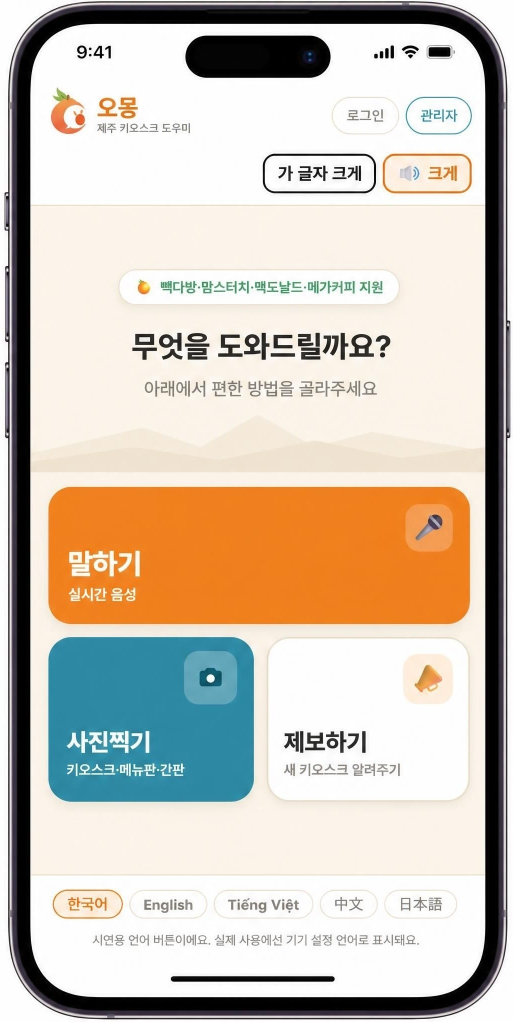
#> input picture assets/omong-mockup-original.jpg, 1026 x 2044 px (shown at 1/2 size)
$ python -i phone_norm.py   (imports and definitions only)
#> lines starting #> are read from the running program, lines starting #| are printed output that depends on the picture; after the words box and inside, x2 and y2 are one past the last pixel; in counts of white or black regions, pixels touching at a corner belong together
# -*- coding: utf-8 -*-
"""폰 목업 캡처를 잘라내지 않고 같은 크기로 맞춘다.

캡처마다 브라우저 창 높이가 달라 비율이 1.51 ~ 2.04까지 벌어져 있다.
잘라 맞추면 화면이 잘리고, 여백을 대면 카드 안에 흰 띠가 남는다.
그래서 배경만 있는 줄 — 바로 윗줄과 거의 같은 줄 — 을 찾아
그 줄만 늘리거나 지워 목표 비율을 만든다. 내용은 한 픽셀도 잃지 않는다.

마지막에 목업 라운드를 알파로 깎아 카드 배경 위에 깔끔하게 얹는다.

사용 — python tools/phone_norm.py <입력> <출력> [목표가로 목표세로]
"""
import sys
from PIL import Image, ImageDraw

TW, TH = 428, 882    # 그림자를 걷어 내면 11장이 모두 이 크기다. 확대 없이 원본 그대로 쓴다
FLAT = 2.0           # 이 값 아래면 '윗줄과 같은 줄'로 본다
MINRUN = 12          # 이만큼 이어진 평평한 구간에서만 손댄다
EDGE = 3             # 구간 양 끝은 경계라 건드리지 않는다
RADIUS = 30          # 목업에 박힌 라운드(27px)보다 살짝 크게 깎아 코너를 깔끔하게 만든다


STEP = 14   # 이만큼 한 픽셀에 튀면 목업 경계로 본다


def _rough_box(im, tol=45):
    """배경(x 방향으로 색이 같은 세로 그라데이션)에서 벗어나는 영역을 크게 잡는다."""
    px = im.load()
    w, h = im.size
    x0, y0, x1, y1 = w, h, -1, -1
    for y in range(h):
        b = px[0, y]
        for x in range(w):
            p = px[x, y]
            if abs(p[0] - b[0]) + abs(p[1] - b[1]) + abs(p[2] - b[2]) > tol:
                x0 = min(x0, x)
                x1 = max(x1, x)
                y0 = min(y0, y)
                y1 = max(y1, y)
    return None if x1 < 0 else (x0, y0, x1 + 1, y1 + 1)


def _edge(prof, forward):
    """밝기 프로파일에서 계단처럼 꺾이는 첫 지점을 찾는다.

    목업 경계는 한 픽셀에서 확 바뀌고, 그림자는 완만하게 변한다.
    그래서 바깥에서부터 훑어 처음으로 크게 튀는 곳이 목업의 끝이다.
    """
    n = len(prof)
    rng = range(n - 1) if forward else range(n - 1, 0, -1)
    for i in rng:
        j = i + 1 if forward else i - 1
        if abs(prof[j] - prof[i]) >= STEP:
            return j
    return 0 if forward else n - 1


def trim_mockup(im, tol=45):
    """폰 목업 밖의 베이지 배경과 그림자를 걷어 내고 목업 사각형만 남긴다.

    그림자가 배경보다 어두워 한 번에 잡으면 목업 아래 여백까지 딸려 온다.
    그래서 크게 한 번 잡은 뒤, 그 안에서 경계를 다시 정확히 짚는다.
    """
    box = _rough_box(im, tol)
    if box is None:
        return im
    return im.crop(_strip_shadow(im, box))


def _shadowish(c):
    """배경 베이지에 그림자가 덮인 색인가.

    목업 내부는 흰색(255)이나 앱 크림(밝기 243 이상)이거나 검은 바(어둡다)다.
    그림자 진 베이지만 밝기가 중간이면서 R > G > B 색조를 유지한다.
    """
    r, g, b = c
    L = (r * 299 + g * 587 + b * 114) / 1000.0
    return 150 < L < 242 and 14 <= r - b <= 48 and r >= g >= b


def _strip_shadow(im, box):
    """목업 네 변에 붙은 그림자 띠를 걷어 낸다."""
    px = im.load()
    x0, y0, x1, y1 = box

    def band(pts):
        n = len(pts)
        s = [0, 0, 0]
        for p in pts:
            c = px[p[0], p[1]]
            s[0] += c[0]
            s[1] += c[1]
            s[2] += c[2]
        return (s[0] / n, s[1] / n, s[2] / n)

    for _ in range(120):
        cx = list(range(x0 + (x1 - x0) // 3, x0 + (x1 - x0) * 2 // 3, 2))
        cy = list(range(y0 + (y1 - y0) // 3, y0 + (y1 - y0) * 2 // 3, 2))
        moved = False
        if y1 - y0 > 200 and _shadowish(band([(x, y1 - 1) for x in cx])):
            y1 -= 1
            moved = True
        if y1 - y0 > 200 and _shadowish(band([(x, y0) for x in cx])):
            y0 += 1
            moved = True
        if x1 - x0 > 200 and _shadowish(band([(x1 - 1, y) for y in cy])):
            x1 -= 1
            moved = True
        if x1 - x0 > 200 and _shadowish(band([(x0, y) for y in cy])):
            x0 += 1
            moved = True
        if not moved:
            break
    return (x0, y0, x1, y1)


def _rowdiff(im, pad=16):
    """줄마다 바로 윗줄과의 평균 색 차이를 낸다."""
    px = im.load()
    w, h = im.size
    xs = list(range(pad, w - pad, 2))
    n = float(len(xs)) * 3
    out = [999.0]
    prev = [px[x, 0] for x in xs]
    for y in range(1, h):
        cur = [px[x, y] for x in xs]
        s = 0
        for a, b in zip(prev, cur):
            s += abs(a[0] - b[0]) + abs(a[1] - b[1]) + abs(a[2] - b[2])
        out.append(s / n)
        prev = cur
    return out


def _flat_runs(d, h, skip_top, skip_bot):
    """평평한 줄이 이어진 구간을 [(start, end)]로 모은다."""
    runs, s = [], None
    for y in range(h):
        ok = d[y] < FLAT and skip_top <= y < h - skip_bot
        if ok and s is None:
            s = y
        elif not ok and s is not None:
            if y - s >= MINRUN:
                runs.append((s + EDGE, y - EDGE))
            s = None
    if s is not None and h - skip_bot - s >= MINRUN:
        runs.append((s + EDGE, h - skip_bot - EDGE))
    return [r for r in runs if r[1] > r[0]]


def _pick(runs, need):
    """구간 길이에 비례해 손댈 줄을 고른다. 한 곳에 몰리지 않게 흩는다."""
    total = sum(b - a for a, b in runs)
    if total < need:
        return None
    picks = []
    left = need
    for i, (a, b) in enumerate(runs):
        ln = b - a
        k = need * ln // total if i < len(runs) - 1 else left
        k = min(k, ln, left)
        if k > 0:
            step = ln / float(k)
            picks += [a + int(j * step) for j in range(k)]
            left -= k
    return sorted(set(picks))[:need]


def normalize(path, out, tw=TW, th=TH):
#> called with path = '../assets/omong-mockup-original.jpg', out = 'out.png', tw = 428, th = 882
    im = Image.open(path)
#> im is the input picture: PIL image 1026x2044 RGB; mean R, G, B 205.2, 195.4, 182.8
    if im.mode != 'RGB':
        bg = Image.new('RGB', im.size, (255, 255, 255))
        im = im.convert('RGBA')
        bg.paste(im, mask=im.split()[-1])
        im = bg

    ow, oh = im.size
#> ow = 1026; oh = 2044
    im = trim_mockup(im)
#> the loop in _rough_box, `for y in range(h):` made 2044 passes
#> b on passes 1 to 3: (254, 254, 254), (254, 254, 254), (254, 254, 254)
#> in trim_mockup, `box = _rough_box(im, tol)`: box = (7, 2, 1022, 2039)
#> in _strip_shadow, `x0, y0, x1, y1 = box`: x0 = 7; y0 = 2; x1 = 1022; y1 = 2039
#> the loop in _strip_shadow, `for _ in range(120):` made 1 pass
#> after the loop in _strip_shadow, `for _ in range(120):`: x0 = 7; x1 = 1022; y0 = 2; y1 = 2039
#> in trim_mockup, `return im.crop(_strip_shadow(im, box))`:
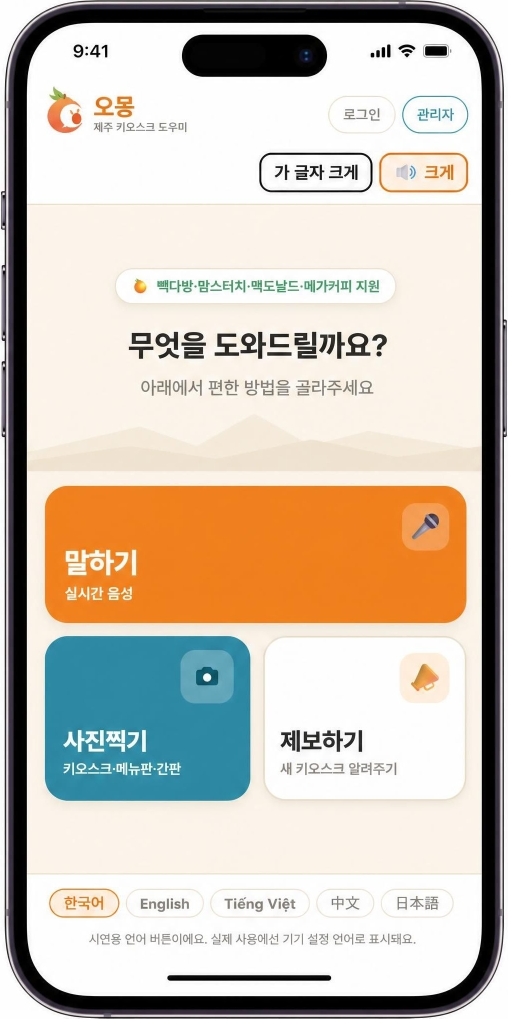
#> returned value: PIL image 1015x2037 RGB (shown at 1/2 size); mean R, G, B 204.5, 194.6, 181.8
    w, h = im.size
#> w = 1015; h = 2037
    nh = int(round(h * tw / float(w)))
#> nh = 859
    im = im.resize((tw, nh), Image.LANCZOS)
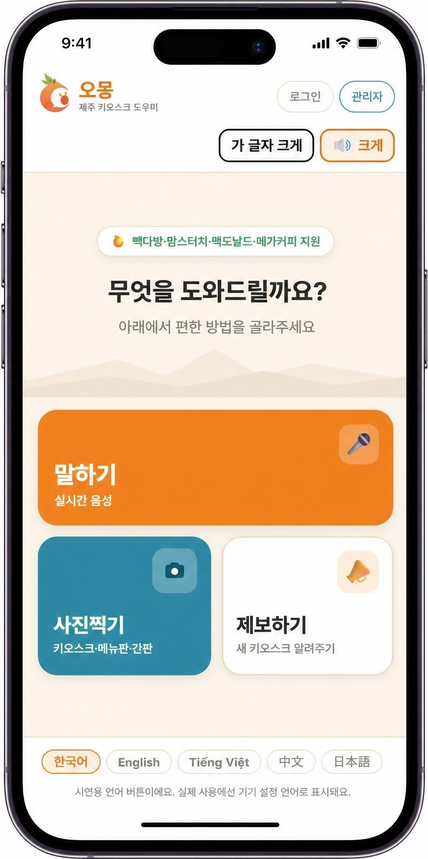
#> im: PIL image 428x859 RGB; mean R, G, B 204.4, 194.5, 181.8

    need = th - nh
#> need = 23
    if need != 0:
        d = _rowdiff(im)
#> in _rowdiff, `prev = [px[x, 0] for x in xs]`: prev = 198 items, first 6: (254, 254, 254), (254, 254, 254), (253, 253, 253), (254, 254, 254), (254, 254, 254), (254, 254, 254)
#> after the loop in _rowdiff, `for y in range(1, h):`: out = 859 values, max 999 at index 0, min 0 at index 193, mean 7.51
#> d has the same summary as out in _rowdiff
        # 상단 헤더 바와 하단 입력 바는 비율을 지켜야 자연스럽다
        runs = _flat_runs(d, nh, skip_top=int(nh * .09), skip_bot=int(nh * .06))
#> the loop in _flat_runs, `for y in range(h):` made 859 passes
#> ok on passes 1 to 12: False, False, False, False, False, False, False, False, False, False, False, False
#> after the loop in _flat_runs, `for y in range(h):`: runs = [(117, 124), (177, 223), (261, 276), (307, 317), (338, 394), (417, 460), (511, 518), (552, 565), (582, 590), (597, 612), (658, 669), (682, 732)]
        picks = _pick(runs, abs(need))
#> in _pick, `total = sum(b - a for a, b in runs)`: total = 281
#> the loop in _pick, `for i, (a, b) in enumerate(runs):` made 12 passes
#> (a, b, ln, k, step, picks, left) on passes 2, 3, 5, 6, 8: (177, 223, 46, 3, 15.33, [177, 192, 207], 20), (261, 276, 15, 1, 15, [177, 192, 207, 261], 19), (338, 394, 56, 4, 14, [177, 192, 207, 261, 338, 352, 366, 380], 15), (417, 460, 43, 3, 14.33, [177, 192, 207, 261, 338, 352, 366, 380, 417, 431, 445], 12), (552, 565, 13, 1, 13, [177, 192, 207, 261, 338, 352, 366, 380, 417, 431, 445, 552], 11)
#> (a, b, ln, k, step, left) on passes 10, 12: (597, 612, 15, 1, 15, 10), (682, 732, 50, 10, 5, 0)
#> after the loop in _pick, `for i, (a, b) in enumerate(runs):`: left = 0
#> picks = [177, 192, 207, 261, 338, 352, 366, 380, 417, 431, 445, 552, 597, 682, 687, 692, 697, 702, 707, 712, 717, 722, 727]
        if picks is None:
            raise SystemExit('%s — 평평한 줄이 부족하다 (필요 %d)' % (path, abs(need)))
        rows = [im.crop((0, y, tw, y + 1)) for y in range(nh)]
#> rows = 859 items
        pset = set(picks)
#> pset = 23 items
        if need < 0:
            rows = [r for y, r in enumerate(rows) if y not in pset]
        else:
            grown = []
            for y, r in enumerate(rows):
                grown.append(r)
                if y in pset:
                    grown.append(r)
#> after the loop, grown = 882 items
            rows = grown
#> rows = 882 items
        canvas = Image.new('RGB', (tw, th), (255, 255, 255))
#> canvas: PIL image 428x882 RGB; every value is 255
        for y, r in enumerate(rows[:th]):
            canvas.paste(r, (0, y))
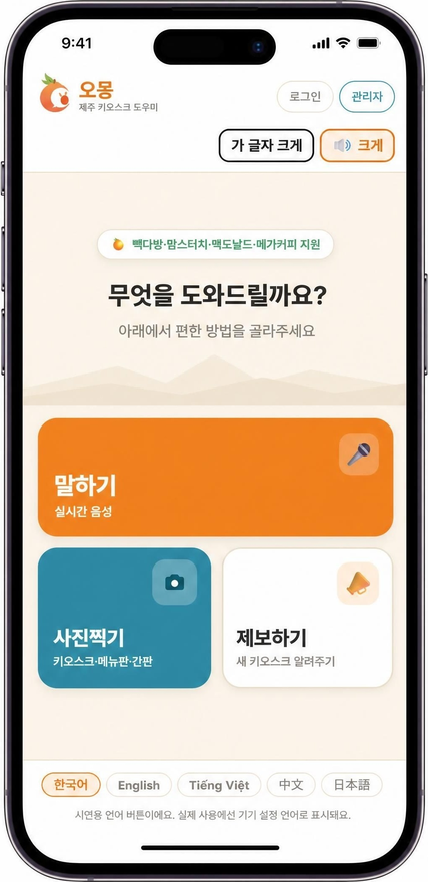
#> canvas: PIL image 428x882 RGB; mean R, G, B 204.9, 194.9, 182.1
        im = canvas

    # 목업 라운드를 알파로 깎는다
    mask = Image.new('L', (tw, th), 0)
#> mask: PIL image 428x882 L; every value is 0
    ImageDraw.Draw(mask).rounded_rectangle((0, 0, tw - 1, th - 1), RADIUS, fill=255)
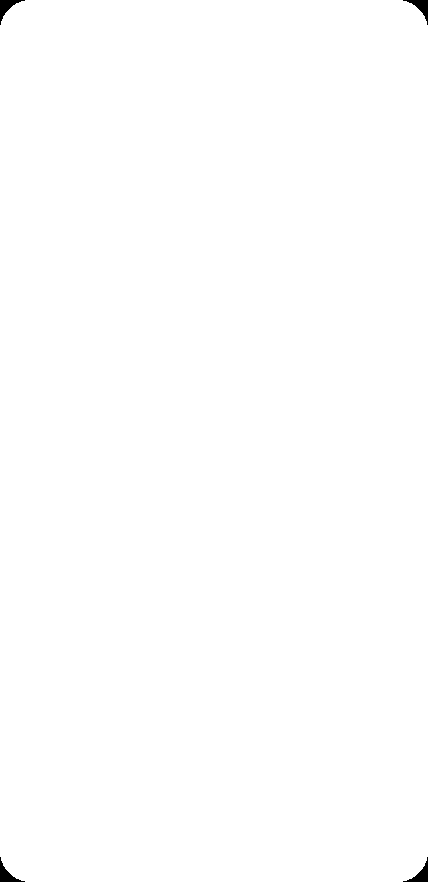
#> mask: PIL image 428x882 L; 99.8% white; 4 black regions, box (x1, y1, x2, y2) and area: (0, 0, 25, 25) 203, (403, 0, 428, 25) 203, (0, 857, 25, 882) 203, (403, 857, 428, 882) 203
    im = im.convert('RGBA')
#> im: PIL image 428x882 RGBA
    im.putalpha(mask)
    im.save(out, optimize=True)
    print('  %s  %dx%d  (원본 %dx%d → 목업 %dx%d, 배경줄 %+d)'
          % (out.replace('\\', '/').split('/')[-1], tw, th, ow, oh, w, h, need))
#|   out.png  428x882  (원본 1026x2044 → 목업 1015x2037, 배경줄 +23)


# [5 lines not run here, left out]

>>> result = normalize('../assets/omong-mockup-original.jpg', 'out.png')
